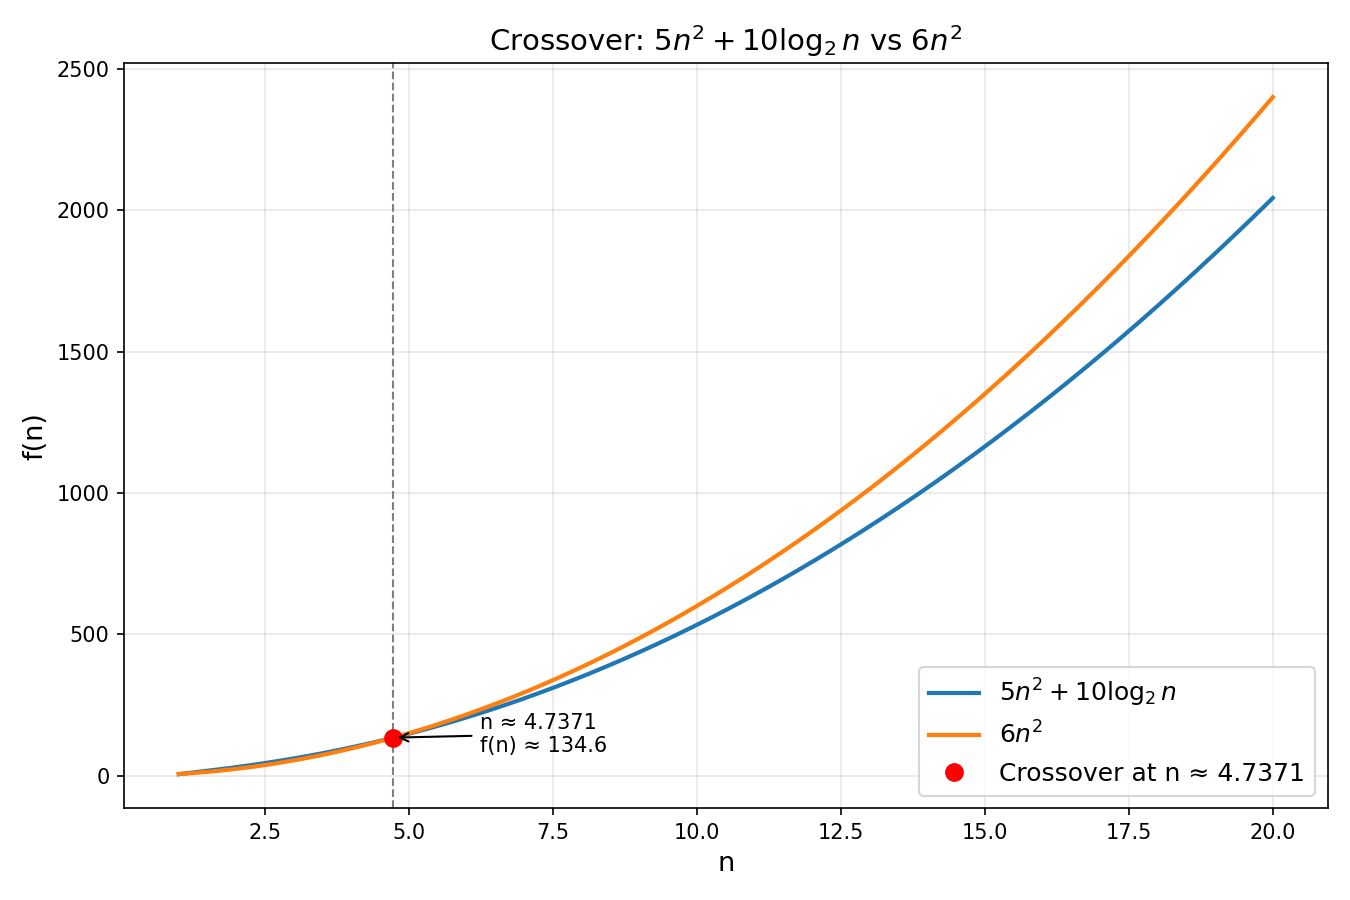

Write Python code to recreate this figure.
import numpy as np
import matplotlib.pyplot as plt
from scipy.optimize import brentq

# Define the two functions
def f1(n):
    return 5 * n**2 + 10 * np.log2(n)

def f2(n):
    return 6 * n**2

# Find crossover point: f1(n) = f2(n) => 10*log2(n) = n^2
# i.e., f1(n) - f2(n) = 0
def diff(n):
    return f1(n) - f2(n)

# Search for crossover in range [1.1, 100]
# diff(n) = 10*log2(n) - n^2; positive for small n (log grows), negative eventually
crossover_n = brentq(diff, 1.1, 100)
crossover_y = f2(crossover_n)

print(f"Crossover point: n = {crossover_n:.4f}, f(n) = {crossover_y:.4f}")

# Plot
n = np.linspace(1.01, 20, 1000)

plt.figure(figsize=(9, 6))
plt.plot(n, f1(n), label=r'$5n^2 + 10\log_2 n$', linewidth=2)
plt.plot(n, f2(n), label=r'$6n^2$', linewidth=2)

plt.axvline(crossover_n, color='gray', linestyle='--', linewidth=1)
plt.plot(crossover_n, crossover_y, 'ro', markersize=8,
         label=f'Crossover at n ≈ {crossover_n:.4f}')

plt.annotate(f'n ≈ {crossover_n:.4f}\nf(n) ≈ {crossover_y:.1f}',
             xy=(crossover_n, crossover_y),
             xytext=(crossover_n + 1.5, crossover_y - 50),
             arrowprops=dict(arrowstyle='->', color='black'),
             fontsize=10)

plt.xlabel('n', fontsize=13)
plt.ylabel('f(n)', fontsize=13)
plt.title('Crossover: $5n^2 + 10\\log_2 n$ vs $6n^2$', fontsize=14)
plt.legend(fontsize=12)
plt.grid(True, alpha=0.3)
plt.tight_layout()
plt.savefig('crossover.png', dpi=150)
plt.show()
print("Plot saved to crossover.png")
